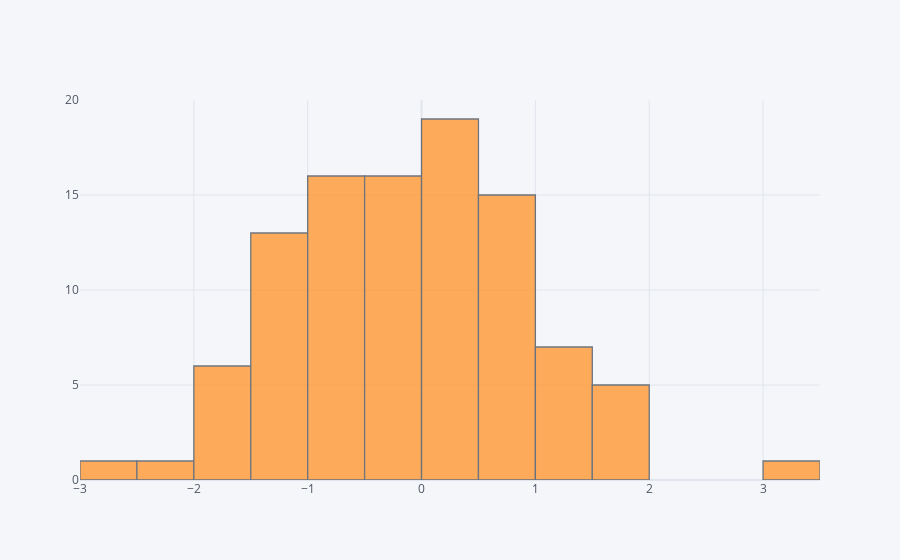

The cell this chart's notebook holds for it:
### Code cell
df['A'].iplot(kind='hist', bins=20)

### Figure 1 — Plotly figure (JSON) as saved in the notebook; plotly's stock layout.template omitted (floating-point values rounded to 4 significant figures)
{"data": [{"histfunc": "count", "histnorm": "", "marker": {"color": "rgba(255, 153, 51, 1.0)", "line": {"color": "#4D5663", "width": 1.3}}, "name": "A", "nbinsx": 20, "opacity": 0.8, "orientation": "v", "type": "histogram", "x": [-0.5461, 1.301, 0.2681, -0.3618, -0.7369, 3.232, 0.4502, 0.3, 0.1723, -0.6669, 1.158, -1.476, -0.5472, -1.294, -0.9014, 0.8853, -1.137, -2.696, -1.679, 0.3546, 0.7442, 0.5619, 0.6065, 0.04089, -1.334, -0.937, 0.1003, 0.8075, 0.3835, -0.3324, 0.2798, -0.002668, 1.51, 0.8876, 1.15, -0.2464, 1.862, -0.2713, -1.873, -0.4376, 0.7828, 1.143, -1.701, 0.7268, -0.007002, 0.1751, -0.4781, 0.5833, -0.6331, -0.3162, -2.357, 1.351, 0.05341, 0.767, 0.1807, -0.7672, 0.2056, -0.5545, 1.529, -1.133, -1.475, -1.146, -1.053, -0.3907, -1.627, -0.3783, -0.1598, -1.354, -0.2394, 1.016, -0.5767, -0.7275, -1.491, -0.7921, -0.08995, 0.9303, -1.319, -1.386, 1.634, 1.17, -1.993, -0.1362, 0.06487, -0.5026, -1.846, -0.9478, 0.2791, -0.9684, 0.8229, 0.4315, 0.1487, 0.2139, -1.257, 1.938, -0.3751, 0.8139, 0.3743, 0.8346, -0.5063, 0.6998]}], "layout": {"barmode": "overlay", "legend": {"bgcolor": "#F5F6F9", "font": {"color": "#4D5663"}}, "paper_bgcolor": "#F5F6F9", "plot_bgcolor": "#F5F6F9", "title": {"font": {"color": "#4D5663"}}, "xaxis": {"gridcolor": "#E1E5ED", "showgrid": true, "tickfont": {"color": "#4D5663"}, "title": {"font": {"color": "#4D5663"}, "text": ""}, "zerolinecolor": "#E1E5ED"}, "yaxis": {"gridcolor": "#E1E5ED", "showgrid": true, "tickfont": {"color": "#4D5663"}, "title": {"font": {"color": "#4D5663"}, "text": ""}, "zerolinecolor": "#E1E5ED"}}}
